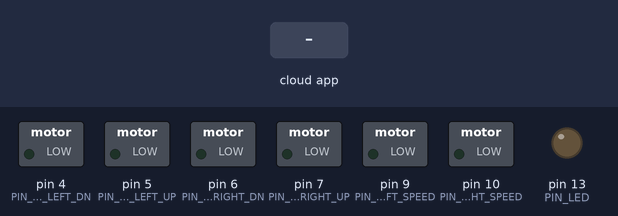
A sketch run on a simulated Arduino Uno, built with avr-gcc and run on an emulated ATmega328P. On the bench: switched loads named in the sketch (green lamp = pin HIGH), output pins drawn as LEDs (lit = HIGH). Inputs (shaded band) come from the test bench. The RemoteXY app is connected.

Above: at 1.2 s.
1.3 s: the phone or cloud app sets joystick_1_x to -100
At 2.1 s:
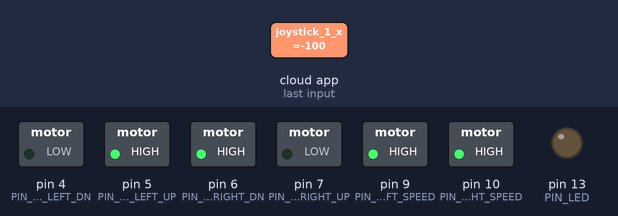
2.8 s: the phone or cloud app sets joystick_1_y to -100
At 3.2 s:
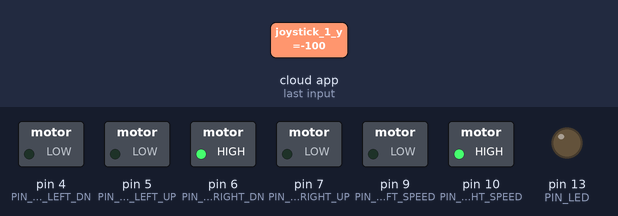
4.3 s: the phone or cloud app sets switch_1 to 1
At 5.5 s:
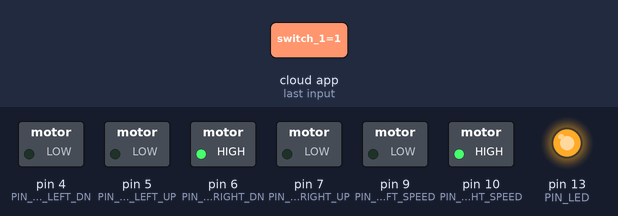
5.8 s: the phone or cloud app sets joystick_1_x to 0
At 6.7 s:
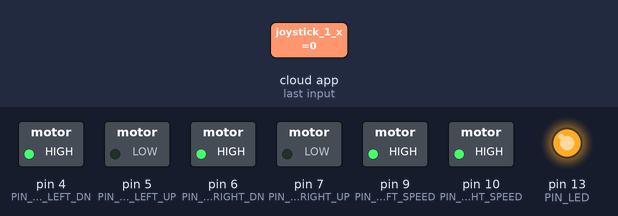
7.3 s: the phone or cloud app sets joystick_1_y to 0
At 7.8 s:
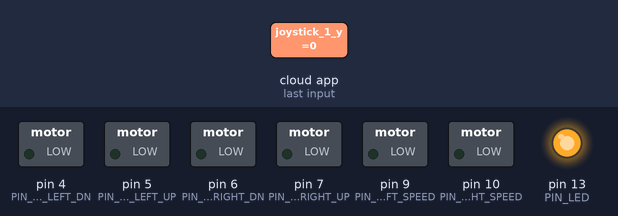
8.8 s: the phone or cloud app sets joystick_1_x to 100
At 10.2 s:
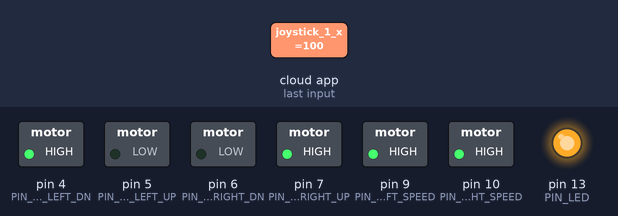
Timing chart, 0 to 11.3 s (numbered marks = the images above; inputs shaded):
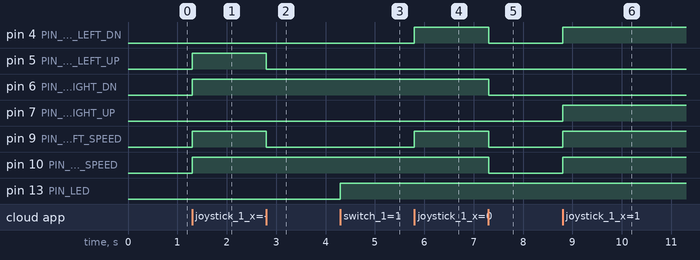

Measured:
- after the input at 1.3 s, pin 5 (PIN_MOTOR_LEFT_UP), pin 6 (PIN_MOTOR_RIGHT_DN), pin 9 (PIN_MOTOR_LEFT_SPEED), pin 10 (PIN_MOTOR_RIGHT_SPEED): LOW → HIGH at once
- after the input at 2.8 s, pin 5 (PIN_MOTOR_LEFT_UP), pin 9 (PIN_MOTOR_LEFT_SPEED): HIGH → LOW at once
- after the input at 4.3 s, pin 13 (PIN_LED): LOW → HIGH at once
- after the input at 5.8 s, pin 4 (PIN_MOTOR_LEFT_DN), pin 9 (PIN_MOTOR_LEFT_SPEED): LOW → HIGH at once
- after the input at 7.3 s, pin 4 (PIN_MOTOR_LEFT_DN), pin 6 (PIN_MOTOR_RIGHT_DN), pin 9 (PIN_MOTOR_LEFT_SPEED), pin 10 (PIN_MOTOR_RIGHT_SPEED): HIGH → LOW at once
- after the input at 8.8 s, pin 4 (PIN_MOTOR_LEFT_DN), pin 7 (PIN_MOTOR_RIGHT_UP), pin 9 (PIN_MOTOR_LEFT_SPEED), pin 10 (PIN_MOTOR_RIGHT_SPEED): LOW → HIGH at once

The sketch:

BluetoothRider_V2.ino
```cpp
/////////////////////////////////////////////
//        RemoteXY include library         //
/////////////////////////////////////////////

/* определение режима соединения и подключение библиотеки RemoteXY */
#define REMOTEXY_MODE__SOFTWARESERIAL
#include <SoftwareSerial.h>
#include <RemoteXY.h>

/* настройки соединения */
#define REMOTEXY_SERIAL_RX 2
#define REMOTEXY_SERIAL_TX 3
#define REMOTEXY_SERIAL_SPEED 9600

/* конфигурация интерфейса  */
unsigned char RemoteXY_CONF[] =
  { 3,0,23,0,1,5,5,15,41,11
  ,43,43,1,2,0,6,5,27,11,5
  ,79,78,0,79,70,70,0 };

/* структура определяет все переменные вашего интерфейса управления */
struct {

    /* input variable */
  signed char joystick_1_x; /* =-100..100 координата x положения джойстика */
  signed char joystick_1_y; /* =-100..100 координата y положения джойстика */
  unsigned char switch_1;/* =1 если переключатель включен и =0 если отключен */

    /* other variable */
  unsigned char connect_flag;  /* =1 if wire connected, else =0 */

} RemoteXY;

/////////////////////////////////////////////
//           END RemoteXY include          //
/////////////////////////////////////////////

/* определяем пины управления правым мотором */
#define PIN_MOTOR_RIGHT_UP 7
#define PIN_MOTOR_RIGHT_DN 6
#define PIN_MOTOR_RIGHT_SPEED 10

/* определяем пины управления левым мотором */
#define PIN_MOTOR_LEFT_UP 5
#define PIN_MOTOR_LEFT_DN 4
#define PIN_MOTOR_LEFT_SPEED 9

/* определяем пин управления светодиодом */
#define PIN_LED 13


/* определяем два массива с перечислением пинов для каждого мотора */
unsigned char RightMotor[3] =
  {PIN_MOTOR_RIGHT_UP, PIN_MOTOR_RIGHT_DN, PIN_MOTOR_RIGHT_SPEED};
unsigned char LeftMotor[3] =
  {PIN_MOTOR_LEFT_UP, PIN_MOTOR_LEFT_DN, PIN_MOTOR_LEFT_SPEED};

/*
   управление скоростью мотора
   motor - ссылка на массив пинов
   v - скорость мотора, может принимать значения от -100 до 100
*/
void Wheel (unsigned char * motor, int v)
{
  if (v>100) v=100;
  if (v<-100) v=-100;
  if (v>0) {
    digitalWrite(motor[0], HIGH);
    digitalWrite(motor[1], LOW);
    analogWrite(motor[2], v*2.55);
  }
  else if (v<0) {
    digitalWrite(motor[0], LOW);
    digitalWrite(motor[1], HIGH);
    analogWrite(motor[2], (-v)*2.55);
  }
  else {
    digitalWrite(motor[0], LOW);
    digitalWrite(motor[1], LOW);
    analogWrite(motor[2], 0);
  }
}

void setup()
{
  /* инициализация пинов */
  pinMode (PIN_MOTOR_RIGHT_UP, OUTPUT);
  pinMode (PIN_MOTOR_RIGHT_DN, OUTPUT);
  pinMode (PIN_MOTOR_LEFT_UP, OUTPUT);
  pinMode (PIN_MOTOR_LEFT_DN, OUTPUT);
  pinMode (PIN_LED, OUTPUT);

  /* инициализация модуля RemoteXY */
  RemoteXY_Init ();

}

void loop()
{
  /* обработчик событий модуля RemoteXY */
  RemoteXY_Handler ();

  /* управляем пином светодиода */
  digitalWrite (PIN_LED, (RemoteXY.switch_1==0)?LOW:HIGH);

  /* управляем правым мотором */
  Wheel (RightMotor, RemoteXY.joystick_1_y + RemoteXY.joystick_1_x);
  /* управляем левым мотором */
  Wheel (LeftMotor, RemoteXY.joystick_1_y - RemoteXY.joystick_1_x);
}
```
